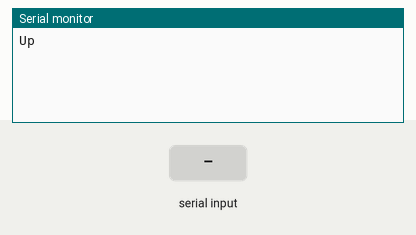
Recording of a sketch running on a simulated Arduino Uno, built with avr-gcc and run on an emulated ATmega328P. On the bench: the last lines printed to the serial monitor. Inputs (shaded band) come from the test bench.

Above: at 4.2 s.
4.3 s: "1" received over the second serial link
At 4.8 s:
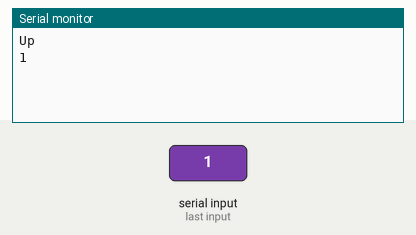
5.8 s: "0" received over the second serial link
At 7.1 s:
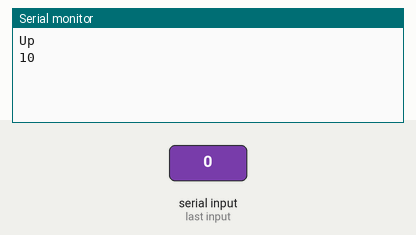

The sketch:

Esp8266SerialProxy.ino
```cpp
#include <SoftwareSerial.h>

#define ESP_RX 10
#define ESP_TX 8

SoftwareSerial espSerial(ESP_RX, ESP_TX);

void setup() {
    espSerial.begin(9600);
    Serial.begin(9600); while(!Serial); // UART serial debug

    delay(3000);

    Serial.println("Up");
}

void loop() {
 while (Serial.available() > 0) {
   espSerial.write(Serial.read());
 }

 while (espSerial.available() > 0) {
   Serial.write(espSerial.read());
 }
}
```

Measured:
- after the input at 4.3 s, the serial monitor: prints a new line at once (image 1)
- after the input at 5.8 s, the serial monitor: prints a new line at once (image 2)
